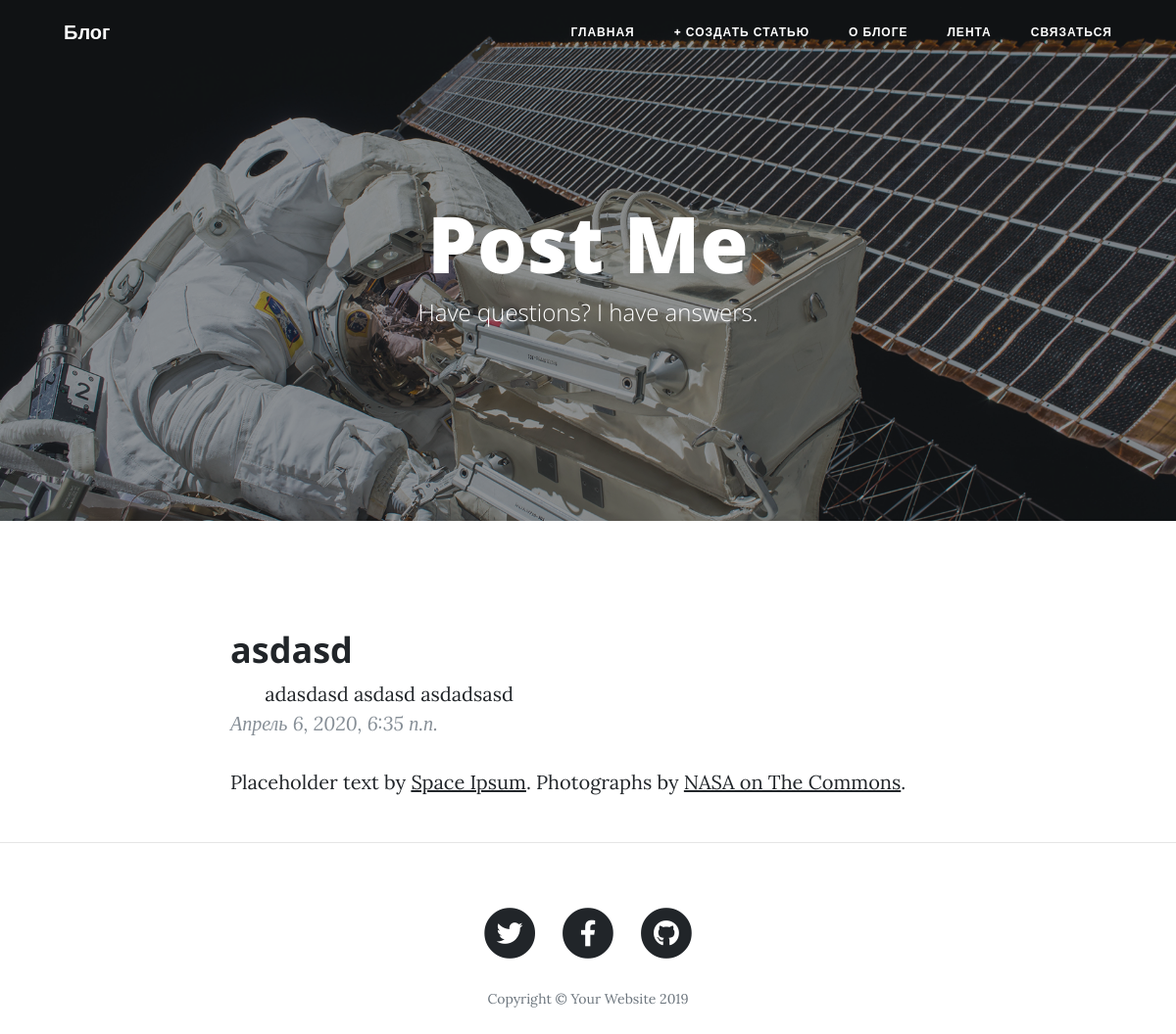
Page /article/asdasd/ on the committed database.
### apps/blogapp/models.py (models this page shows, shortened)
class Article(models.Model):
    title = models.CharField(max_length=200, verbose_name="Заголовок")
    body = models.TextField(max_length=5000, verbose_name="Основной текст")
    date = models.DateTimeField(default=datetime.now, null=True, verbose_name="Дата создания")
    image = models.ImageField(blank=True, default='media/Map-Navigation.jpg', upload_to='media', verbose_name="картинка")
    slug = models.SlugField(unique=True, verbose_name="url")
    class Meta:
        verbose_name = "Статья"
        verbose_name_plural = "Статьи"
        ordering = ['-date']

### apps/blogapp/views.py (the view)
# urls.py: path('article/<str:slug>/', views.post, name="post"),
def post(request, slug=None, **kwargs):
    if request.method == 'GET':
        article = get_object_or_404(Article, slug=slug)
        context = {
            'article':article,
        }
        return render(request, 'post.html', context)

### templates/post.html (shortened to what this page needs)
{% extends 'base.html' %}
{% load static %}
{% block image %}{% static 'img/post-bg.jpg' %}{% endblock %}
{% block pagetitle %}
  <h1>Post Me</h1>
  <span class="subheading">Have questions? I have answers.</span>
{% endblock %}
{% block content %}
  <article>
    <div class="container">
      <div class="row">
        <div class="col-lg-8 col-md-10 mx-auto">
            <h2 class="section-heading">{{ article.title }}</h2>
            {{ article.body }}
            <blockquote class="blockquote">{{ article.date }}</blockquote>
          <p>Placeholder text by
            <a href="http://spaceipsum.com/">Space Ipsum</a>. Photographs by
            <a href="https://www.flickr.com/photos/nasacommons/">NASA on The Commons</a>.</p>
        </div>
      </div>
    </div>
  </article>
  <hr>
{% endblock %}

### rows in the picture
Article: title "asdasd", body "adasdasd asdasd asdadsasd", date "Апрель 6, 2020, 6:35 п.п."
